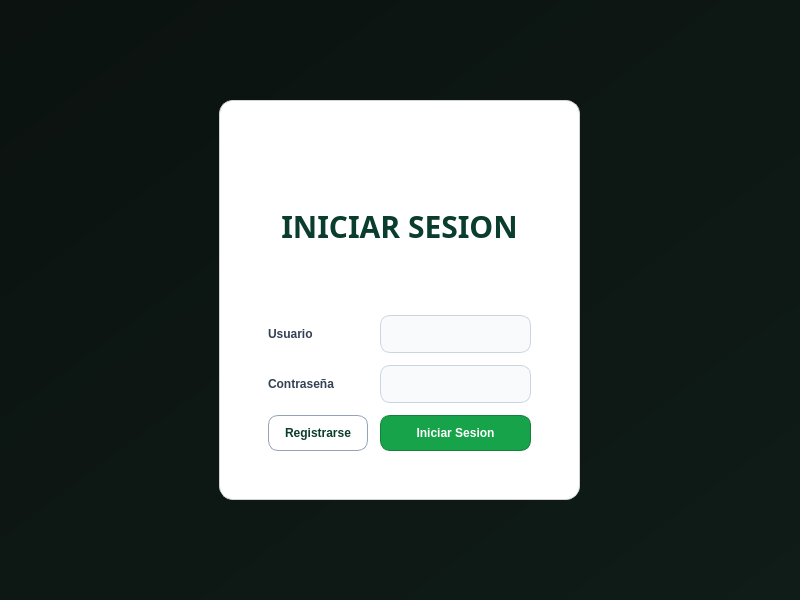
<?xml version="1.0" encoding="UTF-8"?>
<ui version="4.0">
 <class>AuthWindow</class>
 <widget class="QDialog" name="AuthWindow">
  <property name="geometry">
   <rect>
    <x>0</x>
    <y>0</y>
    <width>800</width>
    <height>600</height>
   </rect>
  </property>
  <property name="minimumSize">
   <size>
    <width>800</width>
    <height>600</height>
   </size>
  </property>
  <property name="maximumSize">
   <size>
    <width>900</width>
    <height>600</height>
   </size>
  </property>
  <property name="windowTitle">
   <string>Dialog</string>
  </property>
  <property name="styleSheet">
   <string notr="true">/* ===== Fondo general ===== */
QDialog#AuthWindow {
  background: qlineargradient(x1:0,y1:0,x2:1,y2:1, stop:0 #0b1210, stop:1 #0f1c17);
  color: #E8EEF7;
  font-family: &quot;Segoe UI&quot;, &quot;Inter&quot;, Arial;
}

/* ===== Tarjeta ===== */
QFrame#cardLogin {
  background: #ffffff;
  border: 1px solid #d1d5db;
  border-radius: 14px;
  padding: 24px;
  max-width: 420px;
}

/* ===== Título ===== */
QLabel#lblTitleLogin {
  color: #0b3d2e;
  font-size: 30px;
  font-weight: 800;
  letter-spacing: .5px;
  border: none;
}

/* ===== Labels ===== */
QLabel#lblUser, QLabel#lblPwd {
  color: #334155;
  font-weight: 600;
}

/* ===== Campos ===== */
QLineEdit#txtUsuario, QLineEdit#txtPassword {
  background: #f8fafc;
  color: #111827;
  border: 1px solid #cbd5e1;
  border-radius: 10px;
  padding: 10px 12px;
}
QLineEdit#txtUsuario:focus, QLineEdit#txtPassword:focus {
  border: 2px solid #22c55e;
  background: #ffffff;
}
QLineEdit#txtUsuario::placeholder, QLineEdit#txtPassword::placeholder {
  color: #94a3b8;
}

/* ===== Botón principal (Login) ===== */
QPushButton#btnLogin {
  background: #16a34a;
  color: #ffffff;
  border: 1px solid #15803d;
  border-radius: 10px;
  padding: 10px 16px;
  font-weight: 600;
}
QPushButton#btnLogin:hover   { background: #17b455; }
QPushButton#btnLogin:pressed { background: #12803e; }
QPushButton#btnLogin:disabled{
  background: #a7f3d0; color: #065f46; border-color: #86efac;
}

/* ===== Botón secundario (Registro) ===== */
QPushButton#btnRegister {
  background: transparent;
  color: #0b3d2e;
  border: 1px solid #94a3b8;
  border-radius: 10px;
  padding: 10px 16px;
  font-weight: 600;
}
QPushButton#btnRegister:hover {
  border-color: #16a34a;
  color: #065f46;
}
/* ===== Tarjeta ===== */
QFrame#cardRegister {
  background: #ffffff;
  border: 1px solid #d1d5db;
  border-radius: 14px;
  padding: 24px;
  max-width: 420px;
}

/* ===== Título ===== */
QLabel#lblTitleRegister {
  color: #0b3d2e;
  font-size: 30px;
  font-weight: 800;
  letter-spacing: .5px;
  border: none;
}

/* ===== Labels ===== */
QLabel#lblPwd1, QLabel#lblPwd2, QLabel#lblUserR {
  color: #334155;
  font-weight: 600;
}

/* ===== Campos ===== */
QLineEdit#txtUserRegister, QLineEdit#txtPwdRegister, QLineEdit#txtPwdValidate {
  background: #f8fafc;
  color: #111827;
  border: 1px solid #cbd5e1;
  border-radius: 10px;
  padding: 10px 12px;
}
QLineEdit#txtUserRegister:focus, QLineEdit#txtPwdRegister:focus, QLineEdit#txtPwdValidate:focus {
  border: 2px solid #22c55e;
  background: #ffffff;
}
QLineEdit#txtUserRegister::placeholder, QLineEdit#txtPwdRegister::placeholder,QLineEdit#txtPwdValidate::placeholder {
  color: #94a3b8;
}

/* ===== Botón principal (Register) ===== */
QPushButton#btnRegisterR {
  background: #16a34a;
  color: #ffffff;
  border: 1px solid #15803d;
  border-radius: 10px;
  padding: 10px 16px;
  font-weight: 600;
}
QPushButton#btnLoginR:hover   { background: #17b455; }
QPushButton#btnLoginR:pressed { background: #12803e; }
QPushButton#btnLoginR:disabled{
  background: #a7f3d0; color: #065f46; border-color: #86efac;
}

/* ===== Botón secundario (Login) ===== */
QPushButton#btnLoginR {
  background: transparent;
  color: #0b3d2e;
  border: 1px solid #94a3b8;
  border-radius: 10px;
  padding: 10px 16px;
  font-weight: 600;
}
QPushButton#btnRegisterR:hover {
  border-color: #16a34a;
  color: #065f46;
}

</string>
  </property>
  <widget class="QStackedWidget" name="stackAuth">
   <property name="geometry">
    <rect>
     <x>219</x>
     <y>100</y>
     <width>361</width>
     <height>400</height>
    </rect>
   </property>
   <property name="minimumSize">
    <size>
     <width>361</width>
     <height>400</height>
    </size>
   </property>
   <property name="maximumSize">
    <size>
     <width>16777215</width>
     <height>400</height>
    </size>
   </property>
   <property name="currentIndex">
    <number>0</number>
   </property>
   <widget class="QWidget" name="pageLogin">
    <widget class="QFrame" name="cardLogin">
     <property name="geometry">
      <rect>
       <x>0</x>
       <y>0</y>
       <width>361</width>
       <height>400</height>
      </rect>
     </property>
     <property name="minimumSize">
      <size>
       <width>100</width>
       <height>100</height>
      </size>
     </property>
     <property name="maximumSize">
      <size>
       <width>470</width>
       <height>16777215</height>
      </size>
     </property>
     <property name="baseSize">
      <size>
       <width>100</width>
       <height>100</height>
      </size>
     </property>
     <property name="frameShape">
      <enum>QFrame::StyledPanel</enum>
     </property>
     <property name="frameShadow">
      <enum>QFrame::Raised</enum>
     </property>
     <layout class="QGridLayout" name="gridLayout" rowstretch="0,0,0,0" columnstretch="1,2">
      <property name="sizeConstraint">
       <enum>QLayout::SetDefaultConstraint</enum>
      </property>
      <property name="leftMargin">
       <number>24</number>
      </property>
      <property name="topMargin">
       <number>24</number>
      </property>
      <property name="rightMargin">
       <number>24</number>
      </property>
      <property name="bottomMargin">
       <number>24</number>
      </property>
      <property name="spacing">
       <number>12</number>
      </property>
      <item row="0" column="0" colspan="2">
       <widget class="QLabel" name="lblTitleLogin">
        <property name="font">
         <font>
          <family>Bebas Neue</family>
          <pointsize>-1</pointsize>
          <bold>true</bold>
         </font>
        </property>
        <property name="styleSheet">
         <string notr="true"/>
        </property>
        <property name="text">
         <string>INICIAR SESION</string>
        </property>
        <property name="alignment">
         <set>Qt::AlignCenter</set>
        </property>
       </widget>
      </item>
      <item row="1" column="0">
       <widget class="QLabel" name="lblUser">
        <property name="text">
         <string>Usuario</string>
        </property>
       </widget>
      </item>
      <item row="1" column="1">
       <widget class="QLineEdit" name="txtUsuario">
        <property name="enabled">
         <bool>true</bool>
        </property>
        <property name="minimumSize">
         <size>
          <width>0</width>
          <height>30</height>
         </size>
        </property>
       </widget>
      </item>
      <item row="2" column="0">
       <widget class="QLabel" name="lblPwd">
        <property name="styleSheet">
         <string notr="true"/>
        </property>
        <property name="text">
         <string>Contraseña</string>
        </property>
       </widget>
      </item>
      <item row="2" column="1">
       <widget class="QLineEdit" name="txtPassword">
        <property name="minimumSize">
         <size>
          <width>0</width>
          <height>30</height>
         </size>
        </property>
        <property name="styleSheet">
         <string notr="true"/>
        </property>
       </widget>
      </item>
      <item row="3" column="0">
       <widget class="QPushButton" name="btnRegister">
        <property name="text">
         <string>Registrarse</string>
        </property>
       </widget>
      </item>
      <item row="3" column="1">
       <widget class="QPushButton" name="btnLogin">
        <property name="styleSheet">
         <string notr="true"/>
        </property>
        <property name="text">
         <string>Iniciar Sesion</string>
        </property>
       </widget>
      </item>
     </layout>
    </widget>
   </widget>
   <widget class="QWidget" name="pageRegister">
    <widget class="QFrame" name="cardRegister">
     <property name="geometry">
      <rect>
       <x>0</x>
       <y>0</y>
       <width>361</width>
       <height>400</height>
      </rect>
     </property>
     <property name="minimumSize">
      <size>
       <width>100</width>
       <height>100</height>
      </size>
     </property>
     <property name="maximumSize">
      <size>
       <width>470</width>
       <height>16777215</height>
      </size>
     </property>
     <property name="baseSize">
      <size>
       <width>100</width>
       <height>100</height>
      </size>
     </property>
     <property name="frameShape">
      <enum>QFrame::StyledPanel</enum>
     </property>
     <property name="frameShadow">
      <enum>QFrame::Raised</enum>
     </property>
     <layout class="QGridLayout" name="gridLayout_2" rowstretch="0,0,0,0,0" columnstretch="2,3">
      <property name="sizeConstraint">
       <enum>QLayout::SetDefaultConstraint</enum>
      </property>
      <property name="leftMargin">
       <number>24</number>
      </property>
      <property name="topMargin">
       <number>24</number>
      </property>
      <property name="rightMargin">
       <number>24</number>
      </property>
      <property name="bottomMargin">
       <number>24</number>
      </property>
      <property name="spacing">
       <number>12</number>
      </property>
      <item row="4" column="1">
       <widget class="QPushButton" name="btnRegisterR">
        <property name="styleSheet">
         <string notr="true"/>
        </property>
        <property name="text">
         <string>Registrarse</string>
        </property>
       </widget>
      </item>
      <item row="2" column="1">
       <widget class="QLineEdit" name="txtPwdRegister">
        <property name="minimumSize">
         <size>
          <width>0</width>
          <height>30</height>
         </size>
        </property>
        <property name="styleSheet">
         <string notr="true"/>
        </property>
       </widget>
      </item>
      <item row="2" column="0">
       <widget class="QLabel" name="lblPwd1">
        <property name="styleSheet">
         <string notr="true"/>
        </property>
        <property name="text">
         <string>Contraseña</string>
        </property>
       </widget>
      </item>
      <item row="1" column="1">
       <widget class="QLineEdit" name="txtUserRegister">
        <property name="enabled">
         <bool>true</bool>
        </property>
        <property name="minimumSize">
         <size>
          <width>0</width>
          <height>30</height>
         </size>
        </property>
       </widget>
      </item>
      <item row="4" column="0">
       <widget class="QPushButton" name="btnLoginR">
        <property name="text">
         <string>Iniciar Sesion</string>
        </property>
       </widget>
      </item>
      <item row="1" column="0">
       <widget class="QLabel" name="lblUserR">
        <property name="text">
         <string>Usuario</string>
        </property>
       </widget>
      </item>
      <item row="0" column="0" colspan="2">
       <widget class="QLabel" name="lblTitleRegister">
        <property name="font">
         <font>
          <family>Bebas Neue</family>
          <pointsize>-1</pointsize>
          <bold>true</bold>
         </font>
        </property>
        <property name="styleSheet">
         <string notr="true"/>
        </property>
        <property name="text">
         <string>REGISTRO</string>
        </property>
        <property name="alignment">
         <set>Qt::AlignCenter</set>
        </property>
       </widget>
      </item>
      <item row="3" column="0">
       <widget class="QLabel" name="lblPwd2">
        <property name="text">
         <string>Repetir Contraseña</string>
        </property>
       </widget>
      </item>
      <item row="3" column="1">
       <widget class="QLineEdit" name="txtPwdValidate">
        <property name="minimumSize">
         <size>
          <width>0</width>
          <height>30</height>
         </size>
        </property>
        <property name="styleSheet">
         <string notr="true"/>
        </property>
       </widget>
      </item>
     </layout>
    </widget>
   </widget>
  </widget>
 </widget>
 <resources/>
 <connections/>
</ui>
